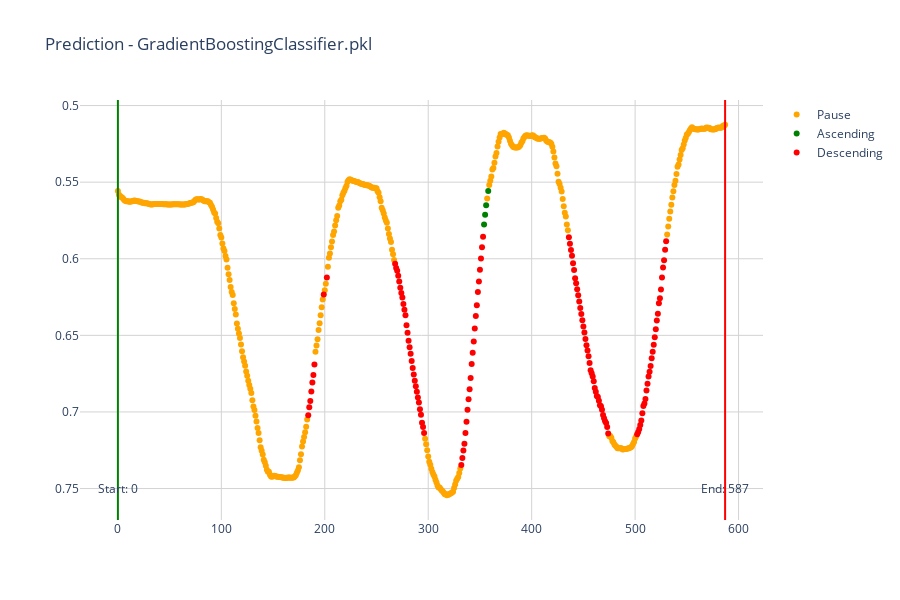
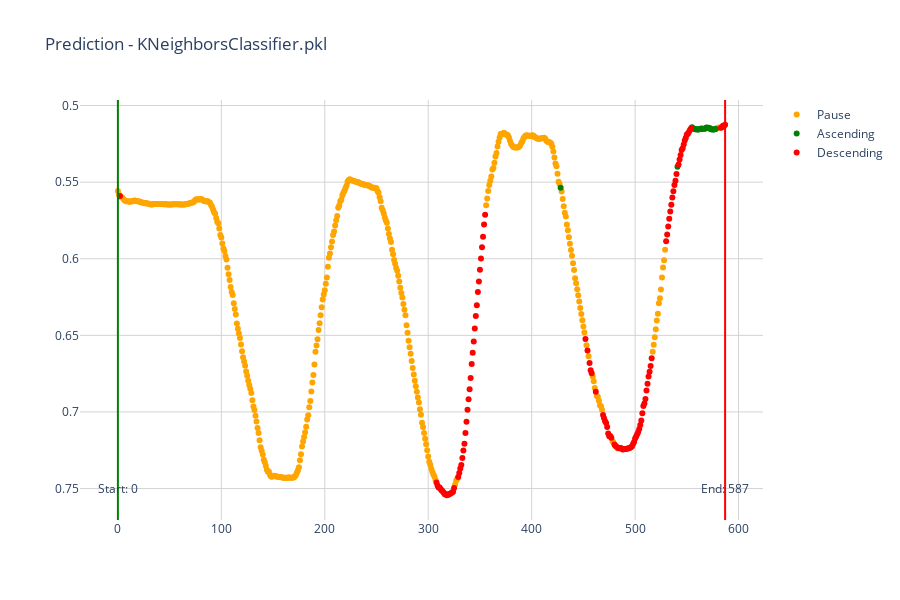
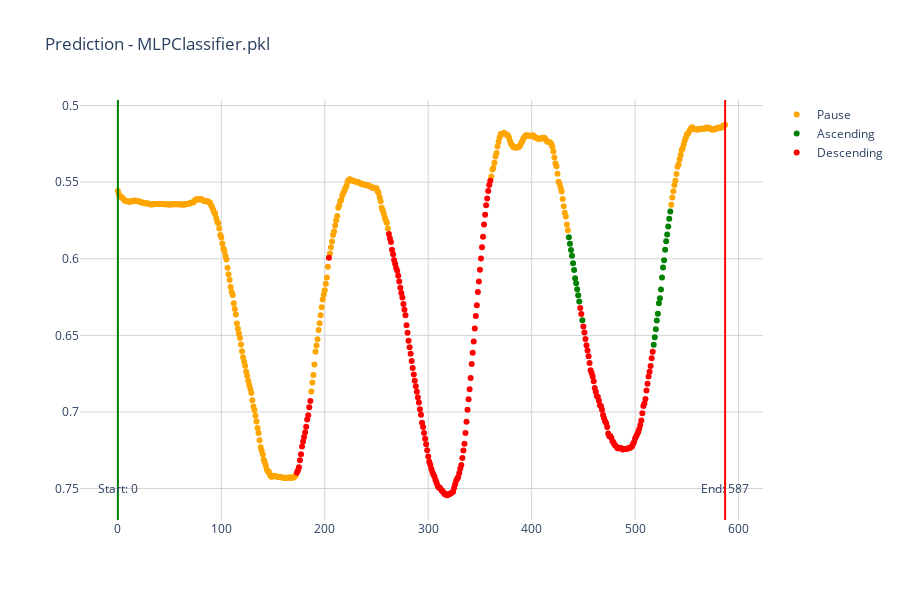
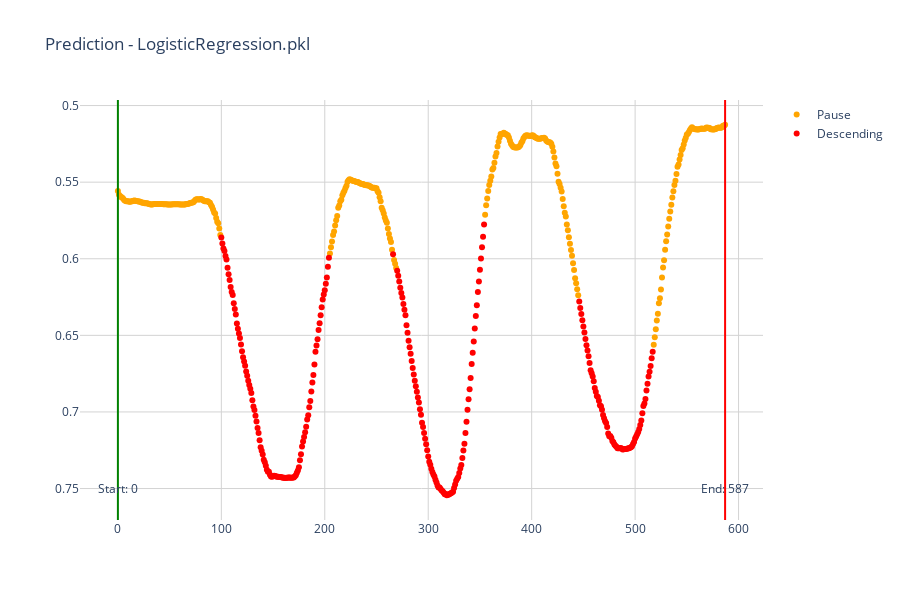

Notebook code cell kept with these figures, in order:
### Code cell
# Apply models (overfitted)
models_dir = "../../data/models"

# Define a specific model file name if you want to run it for one model, else set to None
specific_model_file = None  # e.g., "KNeighborsClassifier.pkl"

# Define a blacklist of models to exclude
blacklist = ['imputer.pkl']  # Add model filenames to exclude

# Get all the .pkl files from the models directory, exclude blacklisted ones, or just the specific one
model_files = [specific_model_file] if specific_model_file else [f for f in os.listdir(models_dir) if f.endswith('.pkl') and f not in blacklist]

# Path to the tracking data
csv_file_name = os.path.basename(csv_file_path)
print(f"Making predictions for '{csv_file_name}'...")

# Path to save the new data with predictions
predictions_base_path = "./predictions"
csv_file_subfolder = os.path.splitext(csv_file_name)[0]
new_data_path = os.path.join(predictions_base_path, csv_file_subfolder)

# Create the new data directory if it doesn't exist
if not os.path.exists(new_data_path):
    os.makedirs(new_data_path)

# Load the tracking data
new_data = pd.read_csv(csv_file_path)

# If the new data includes the 'Label' column, drop it
if "Label" in new_data.columns:
    new_data = new_data.drop("Label", axis=1)

# Iterate over each model file and make predictions
for model_file in model_files:
    model_path = os.path.join(models_dir, model_file)
    
    # Load the model
    loaded_model = joblib.load(model_path)

    # Load the fitted imputer if needed
    # imputer_path = os.path.join(models_dir, 'imputer.pkl')
    # imputer = joblib.load(imputer_path)

    # Transform the new data using the fitted imputer if needed
    # new_data_transformed = imputer.transform(new_data)

    # Use the loaded model to make predictions
    predictions = loaded_model.predict(new_data)

    # Add the predictions back into the 'Label' column
    new_data_with_predictions = new_data.copy()
    new_data_with_predictions["Label"] = predictions

    # Save the DataFrame with the new labels back to a CSV file in the new data subfolder
    # Add "_predicted" to the file name
    predicted_file_name = f"{csv_file_subfolder}_{os.path.splitext(model_file)[0]}_predicted.csv"
    predicted_file_path = os.path.join(new_data_path, predicted_file_name)
    new_data_with_predictions.to_csv(predicted_file_path, index=False)

    # Plot the new data with predictions
    plot_movement_data(predicted_file_path, ignore_start, ignore_end, title=f"Prediction - {model_file}")

    print(f"Predictions using {model_file} saved to {predicted_file_path}")

### Figure 1 — Plotly figure (JSON) as saved in the notebook; plotly's stock layout.template omitted (floating-point values rounded to 4 significant figures; data arrays with more than 128 entries replaced by an {"elided": "..."} marker saying what was removed)
{"data": [{"hovertemplate": "x: %{x}", "marker": {"color": "orange"}, "mode": "markers", "name": "Pause", "type": "scatter", "x": {"elided": "456 int values"}, "y": {"elided": "456 float values"}}, {"hovertemplate": "x: %{x}", "marker": {"color": "green"}, "mode": "markers", "name": "Ascending", "type": "scatter", "x": [354, 355, 356, 358], "y": [0.5776, 0.5713, 0.5651, 0.5558]}, {"hovertemplate": "x: %{x}", "marker": {"color": "red"}, "mode": "markers", "name": "Descending", "type": "scatter", "x": [184, 185, 186, 187, 188, 189, 190, 199, 202, 268, 269, 270, 271, 272, 273, 274, 275, 276, 277, 278, 279, 280, 281, 282, 283, 284, 285, 286, 287, 288, 289, 290, 291, 292, 293, 294, 295, 296, 332, 333, 334, 335, 336, 337, 338, 339, 340, 341, 342, 343, 344, 345, 346, 347, 348, 349, 350, 351, 352, 353, 436, 437, 438, 439, 440, 441, 442, 443, 444, 445, 446, 447, 448, 449, 450, 451, 452, 453, 454, 455, 456, 457, 458, 459, 460, 461, 462, 463, 464, 465, 466, 467, 468, 469, 470, 471, 472, 473, 474, 502, 503, 504, 505, 506, 507, 508, 509, 510, 511, 512, 513, 514, 515, 516, 517, 518, 519, 520, 521, 522, 523, 524, 525, 526, 527, 528, 529, 530], "y": [0.7022, 0.697, 0.6928, 0.6867, 0.6808, 0.676, 0.669, 0.6233, 0.6123, 0.6033, 0.6061, 0.6079, 0.6111, 0.6149, 0.619, 0.6224, 0.6252, 0.6296, 0.6332, 0.6369, 0.6433, 0.6483, 0.6535, 0.6577, 0.662, 0.6667, 0.6713, 0.6755, 0.6796, 0.6832, 0.6869, 0.6905, 0.6938, 0.6983, 0.7018, 0.707, 0.7099, 0.7138, 0.7346, 0.73, 0.7251, 0.7207, 0.7138, 0.7064, 0.6986, 0.6917, 0.6852, 0.6778, 0.6687, 0.6614, 0.6541, 0.6455, 0.6374, 0.6304, 0.6216, 0.6148, 0.6072, 0.5999, 0.5925, 0.5856, 0.586, 0.5902, 0.5943, 0.5981, 0.6029, 0.6073, 0.6128, 0.616, 0.6199, 0.6238, 0.6279, 0.6322, 0.6361, 0.6402, 0.6441, 0.6482, 0.6524, 0.6564, 0.6599, 0.6636, 0.668, 0.6728, 0.6747, 0.6768, 0.68, 0.6844, 0.6869, 0.6895, 0.6903, 0.6927, 0.6956, 0.6963, 0.6985, 0.702, 0.7041, 0.7061, 0.7072, 0.7099, 0.714, 0.7146, 0.7131, 0.7112, 0.7085, 0.7056, 0.7009, 0.6962, 0.6944, 0.6916, 0.686, 0.6816, 0.6768, 0.6738, 0.6701, 0.665, 0.6607, 0.6562, 0.6512, 0.646, 0.6403, 0.6359, 0.6291, 0.6258, 0.6201, 0.6123, 0.6057, 0.6009, 0.5941, 0.5886]}, {"hovertemplate": "x: %{x}", "marker": {"color": "yellow"}, "mode": "markers", "name": "Transition", "type": "scatter", "x": [], "y": []}, {"hovertemplate": "x: %{x}", "marker": {"color": "grey"}, "mode": "markers", "name": "Unknown", "type": "scatter", "x": [], "y": []}], "layout": {"annotations": [{"showarrow": false, "text": "Start: 0", "x": 0, "y": 0.05, "yref": "paper"}, {"showarrow": false, "text": "End: 587", "x": 587, "y": 0.05, "yref": "paper"}], "autosize": true, "height": 600, "hovermode": "x", "paper_bgcolor": "rgba(0,0,0,0)", "plot_bgcolor": "rgba(0,0,0,0)", "shapes": [{"line": {"color": "Green", "width": 2}, "type": "line", "x0": 0, "x1": 0, "y0": 0, "y1": 1, "yref": "paper"}, {"line": {"color": "Red", "width": 2}, "type": "line", "x0": 587, "x1": 587, "y0": 0, "y1": 1, "yref": "paper"}], "title": {"text": "Prediction - GradientBoostingClassifier.pkl"}, "xaxis": {"gridcolor": "LightGrey", "gridwidth": 1, "showgrid": true}, "yaxis": {"autorange": "reversed", "gridcolor": "LightGrey", "gridwidth": 1, "showgrid": true}}}

### Figure 2 — Plotly figure (JSON) as saved in the notebook; plotly's stock layout.template omitted (floating-point values rounded to 4 significant figures; data arrays with more than 128 entries replaced by an {"elided": "..."} marker saying what was removed)
{"data": [{"hovertemplate": "x: %{x}", "marker": {"color": "orange"}, "mode": "markers", "name": "Pause", "type": "scatter", "x": {"elided": "436 int values"}, "y": {"elided": "436 float values"}}, {"hovertemplate": "x: %{x}", "marker": {"color": "green"}, "mode": "markers", "name": "Ascending", "type": "scatter", "x": [428, 541, 555, 556, 557, 558, 559, 560, 561, 562, 563, 564, 565, 566, 567, 568, 569, 570, 571, 572, 573, 574, 575, 576, 577, 578], "y": [0.5536, 0.5399, 0.5142, 0.515, 0.5152, 0.5155, 0.5154, 0.5156, 0.5156, 0.5155, 0.5153, 0.515, 0.5151, 0.5151, 0.5151, 0.5149, 0.5144, 0.5145, 0.5145, 0.5147, 0.5154, 0.5155, 0.5156, 0.5157, 0.5154, 0.5154]}, {"hovertemplate": "x: %{x}", "marker": {"color": "red"}, "mode": "markers", "name": "Descending", "type": "scatter", "x": [2, 308, 309, 310, 311, 312, 313, 314, 315, 316, 317, 318, 319, 320, 321, 322, 323, 324, 325, 329, 330, 331, 332, 333, 334, 335, 336, 337, 338, 339, 340, 341, 342, 343, 344, 345, 346, 347, 348, 349, 350, 351, 352, 353, 354, 355, 452, 454, 456, 457, 458, 462, 469, 470, 471, 472, 473, 474, 475, 476, 477, 480, 481, 482, 484, 485, 486, 487, 488, 489, 490, 491, 492, 493, 494, 495, 496, 497, 498, 499, 500, 501, 502, 503, 504, 505, 506, 507, 508, 509, 510, 511, 512, 513, 514, 515, 516, 530, 531, 532, 533, 534, 535, 536, 537, 538, 539, 540, 542, 543, 544, 545, 546, 547, 548, 549, 550, 551, 552, 553, 554, 583, 584, 585, 586, 587], "y": [0.559, 0.7461, 0.748, 0.7493, 0.7493, 0.7503, 0.7513, 0.7517, 0.7527, 0.7538, 0.7536, 0.7544, 0.7541, 0.7539, 0.7534, 0.7531, 0.7525, 0.752, 0.7496, 0.7424, 0.7398, 0.737, 0.7346, 0.73, 0.7251, 0.7207, 0.7138, 0.7064, 0.6986, 0.6917, 0.6852, 0.6778, 0.6687, 0.6614, 0.6541, 0.6455, 0.6374, 0.6304, 0.6216, 0.6148, 0.6072, 0.5999, 0.5925, 0.5856, 0.5776, 0.5713, 0.6524, 0.6599, 0.668, 0.6728, 0.6747, 0.6869, 0.702, 0.7041, 0.7061, 0.7072, 0.7099, 0.714, 0.7158, 0.7157, 0.7169, 0.7213, 0.722, 0.7226, 0.7236, 0.7237, 0.7236, 0.7238, 0.7245, 0.7243, 0.7242, 0.7241, 0.724, 0.7239, 0.7237, 0.7234, 0.7231, 0.7223, 0.7209, 0.7197, 0.7173, 0.716, 0.7146, 0.7131, 0.7112, 0.7085, 0.7056, 0.7009, 0.6962, 0.6944, 0.6916, 0.686, 0.6816, 0.6768, 0.6738, 0.6701, 0.665, 0.5886, 0.5841, 0.5789, 0.5738, 0.5692, 0.5647, 0.5599, 0.5559, 0.5518, 0.5491, 0.5447, 0.5384, 0.5352, 0.5322, 0.529, 0.5278, 0.5254, 0.5229, 0.5211, 0.5189, 0.5185, 0.5172, 0.516, 0.5149, 0.5145, 0.5142, 0.5132, 0.5131, 0.5125]}, {"hovertemplate": "x: %{x}", "marker": {"color": "yellow"}, "mode": "markers", "name": "Transition", "type": "scatter", "x": [], "y": []}, {"hovertemplate": "x: %{x}", "marker": {"color": "grey"}, "mode": "markers", "name": "Unknown", "type": "scatter", "x": [], "y": []}], "layout": {"annotations": [{"showarrow": false, "text": "Start: 0", "x": 0, "y": 0.05, "yref": "paper"}, {"showarrow": false, "text": "End: 587", "x": 587, "y": 0.05, "yref": "paper"}], "autosize": true, "height": 600, "hovermode": "x", "paper_bgcolor": "rgba(0,0,0,0)", "plot_bgcolor": "rgba(0,0,0,0)", "shapes": [{"line": {"color": "Green", "width": 2}, "type": "line", "x0": 0, "x1": 0, "y0": 0, "y1": 1, "yref": "paper"}, {"line": {"color": "Red", "width": 2}, "type": "line", "x0": 587, "x1": 587, "y0": 0, "y1": 1, "yref": "paper"}], "title": {"text": "Prediction - KNeighborsClassifier.pkl"}, "xaxis": {"gridcolor": "LightGrey", "gridwidth": 1, "showgrid": true}, "yaxis": {"autorange": "reversed", "gridcolor": "LightGrey", "gridwidth": 1, "showgrid": true}}}

### Figure 3 — Plotly figure (JSON) as saved in the notebook; plotly's stock layout.template omitted (floating-point values rounded to 4 significant figures; data arrays with more than 128 entries replaced by an {"elided": "..."} marker saying what was removed)
{"data": [{"hovertemplate": "x: %{x}", "marker": {"color": "orange"}, "mode": "markers", "name": "Pause", "type": "scatter", "x": {"elided": "375 int values"}, "y": {"elided": "375 float values"}}, {"hovertemplate": "x: %{x}", "marker": {"color": "green"}, "mode": "markers", "name": "Ascending", "type": "scatter", "x": [436, 437, 438, 439, 440, 441, 442, 443, 444, 445, 446, 449, 518, 519, 520, 521, 522, 523, 524, 525, 526, 527, 528, 529, 530, 531, 532, 533, 534], "y": [0.586, 0.5902, 0.5943, 0.5981, 0.6029, 0.6073, 0.6128, 0.616, 0.6199, 0.6238, 0.6279, 0.6402, 0.6562, 0.6512, 0.646, 0.6403, 0.6359, 0.6291, 0.6258, 0.6201, 0.6123, 0.6057, 0.6009, 0.5941, 0.5886, 0.5841, 0.5789, 0.5738, 0.5692]}, {"hovertemplate": "x: %{x}", "marker": {"color": "red"}, "mode": "markers", "name": "Descending", "type": "scatter", "x": {"elided": "184 int values"}, "y": {"elided": "184 float values"}}, {"hovertemplate": "x: %{x}", "marker": {"color": "yellow"}, "mode": "markers", "name": "Transition", "type": "scatter", "x": [], "y": []}, {"hovertemplate": "x: %{x}", "marker": {"color": "grey"}, "mode": "markers", "name": "Unknown", "type": "scatter", "x": [], "y": []}], "layout": {"annotations": [{"showarrow": false, "text": "Start: 0", "x": 0, "y": 0.05, "yref": "paper"}, {"showarrow": false, "text": "End: 587", "x": 587, "y": 0.05, "yref": "paper"}], "autosize": true, "height": 600, "hovermode": "x", "paper_bgcolor": "rgba(0,0,0,0)", "plot_bgcolor": "rgba(0,0,0,0)", "shapes": [{"line": {"color": "Green", "width": 2}, "type": "line", "x0": 0, "x1": 0, "y0": 0, "y1": 1, "yref": "paper"}, {"line": {"color": "Red", "width": 2}, "type": "line", "x0": 587, "x1": 587, "y0": 0, "y1": 1, "yref": "paper"}], "title": {"text": "Prediction - MLPClassifier.pkl"}, "xaxis": {"gridcolor": "LightGrey", "gridwidth": 1, "showgrid": true}, "yaxis": {"autorange": "reversed", "gridcolor": "LightGrey", "gridwidth": 1, "showgrid": true}}}

### Figure 4 — Plotly figure (JSON) as saved in the notebook; plotly's stock layout.template omitted (floating-point values rounded to 4 significant figures; data arrays with more than 128 entries replaced by an {"elided": "..."} marker saying what was removed)
{"data": [{"hovertemplate": "x: %{x}", "marker": {"color": "orange"}, "mode": "markers", "name": "Pause", "type": "scatter", "x": {"elided": "325 int values"}, "y": {"elided": "325 float values"}}, {"hovertemplate": "x: %{x}", "marker": {"color": "green"}, "mode": "markers", "name": "Ascending", "type": "scatter", "x": [], "y": []}, {"hovertemplate": "x: %{x}", "marker": {"color": "red"}, "mode": "markers", "name": "Descending", "type": "scatter", "x": {"elided": "263 int values"}, "y": {"elided": "263 float values"}}, {"hovertemplate": "x: %{x}", "marker": {"color": "yellow"}, "mode": "markers", "name": "Transition", "type": "scatter", "x": [], "y": []}, {"hovertemplate": "x: %{x}", "marker": {"color": "grey"}, "mode": "markers", "name": "Unknown", "type": "scatter", "x": [], "y": []}], "layout": {"annotations": [{"showarrow": false, "text": "Start: 0", "x": 0, "y": 0.05, "yref": "paper"}, {"showarrow": false, "text": "End: 587", "x": 587, "y": 0.05, "yref": "paper"}], "autosize": true, "height": 600, "hovermode": "x", "paper_bgcolor": "rgba(0,0,0,0)", "plot_bgcolor": "rgba(0,0,0,0)", "shapes": [{"line": {"color": "Green", "width": 2}, "type": "line", "x0": 0, "x1": 0, "y0": 0, "y1": 1, "yref": "paper"}, {"line": {"color": "Red", "width": 2}, "type": "line", "x0": 587, "x1": 587, "y0": 0, "y1": 1, "yref": "paper"}], "title": {"text": "Prediction - LogisticRegression.pkl"}, "xaxis": {"gridcolor": "LightGrey", "gridwidth": 1, "showgrid": true}, "yaxis": {"autorange": "reversed", "gridcolor": "LightGrey", "gridwidth": 1, "showgrid": true}}}
